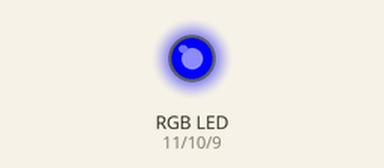
This sketch was run on a simulated Arduino Uno, built with avr-gcc and run on an emulated ATmega328P. On the bench: an RGB LED mixed from three pins (HIGH = lit). What the sketch prints to the serial monitor is not drawn.

Above: at 0.15 s.
Timing chart, 0 to 1.6 s (numbered marks = the images above):
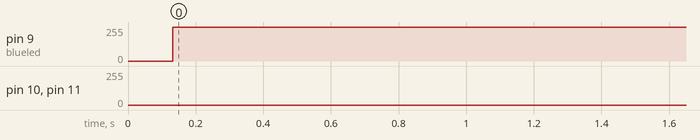

The sketch:

Project9.ino
```cpp
int redled=11;
int greenled=10;
int blueled=9;

int val;

void setup() {
  pinMode(redled, OUTPUT);
  pinMode(blueled, OUTPUT);
  pinMode(greenled, OUTPUT);
  Serial.begin(9600);
}

void loop() {
for(val=0; val<255; val++)
  {
   analogWrite(11, val);
   analogWrite(greenled, 255-val);
   analogWrite(blueled,128-val);
   delay(1);
  }
for(val=255;val>0;val--){
  analogWrite(11, val);
  analogWrite(10, 255-val);
  analogWrite(9, 128-val);
  delay(1);
}
 Serial.println(val, DEC);
}
```

Measured:
- by itself, pin 9 (blueled): 0/255 → 255/255 at 0.13 s
